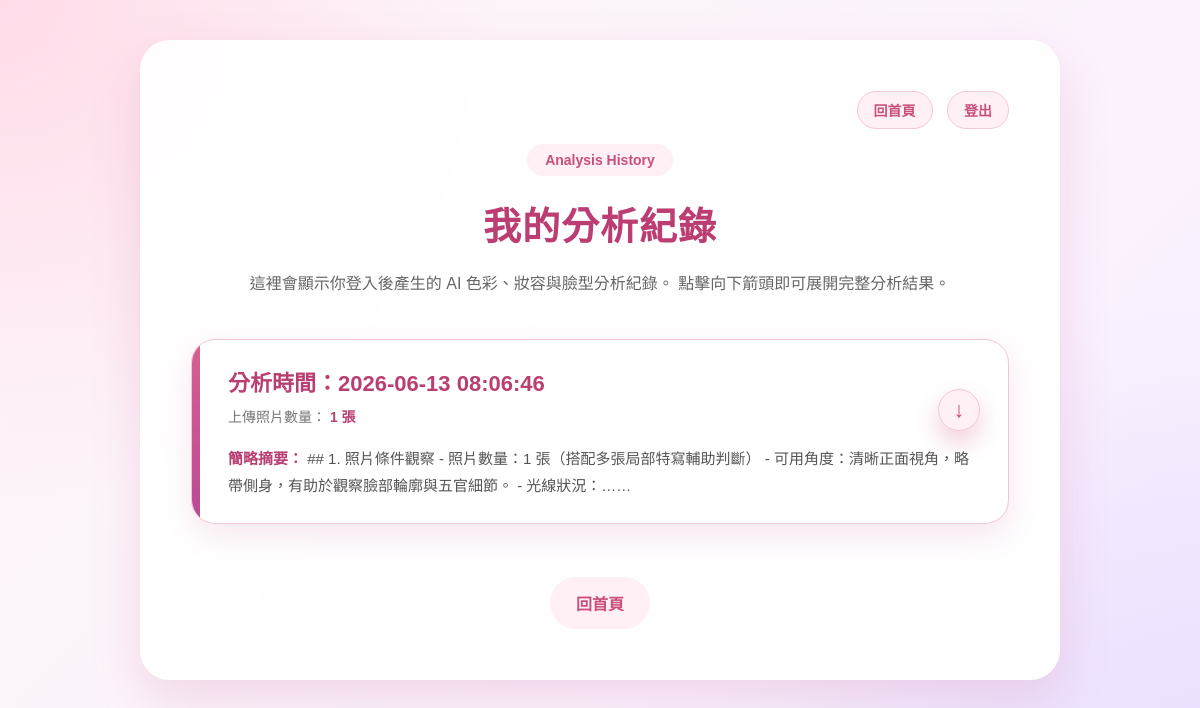
The app's page /history.php (signed in) with its own data.
### tables this page shows
CREATE TABLE `analysis_records` (
  `id` int(11) NOT NULL,
  `username` varchar(50) NOT NULL,
  `analysis_result` longtext NOT NULL,
  `photo_count` int(11) DEFAULT 0,
  `created_at` timestamp NOT NULL DEFAULT current_timestamp()
);

### history.php (the view, shortened to what this page needs)
<?php
$conn = new mysqli("localhost", "root", "1133377", "color");
$conn->set_charset("utf8mb4");
$conn->query("CREATE TABLE IF NOT EXISTS analysis_records (
    id INT AUTO_INCREMENT PRIMARY KEY,
    username VARCHAR(50) NOT NULL,
    analysis_result LONGTEXT NOT NULL,
    photo_count INT DEFAULT 0,
    created_at TIMESTAMP DEFAULT CURRENT_TIMESTAMP
) ENGINE=InnoDB DEFAULT CHARSET=utf8mb4");
$username = $_SESSION['username'];
$stmt = $conn->prepare("SELECT id, username, analysis_result, photo_count, created_at FROM analysis_records WHERE username = ? ORDER BY created_at DESC");
$stmt->bind_param("s", $username);
$stmt->execute();
$result = $stmt->get_result();
?>
<!DOCTYPE html>
<html lang="zh-Hant">
<head>
    <link rel="stylesheet" href="style.css">
</head>
<body>
<div class="page">
    <div class="container result-container">
        <div style="text-align: right; margin-bottom: 15px;">
            <a href="index.php" style="display: inline-block; padding: 8px 16px; background: #fff0f6; color: #c94f7c; border-radius: 999px; text-decoration: none; font-weight: bold; font-size: 14px; border: 1px solid #f4c6d8;">
                回首頁
            </a>
            <a href="logout.php" style="display: inline-block; margin-left: 10px; padding: 8px 16px; background: #fff0f6; color: #c94f7c; border-radius: 999px; text-decoration: none; font-weight: bold; font-size: 14px; border: 1px solid #f4c6d8;">
                登出
            </a>
        </div>
        <div class="badge">
            Analysis History
        </div>
        <h1>我的分析紀錄</h1>
        <p class="subtitle">
            這裡會顯示你登入後產生的 AI 色彩、妝容與臉型分析紀錄。
            點擊向下箭頭即可展開完整分析結果。
        </p>
        <?php if ($result->num_rows === 0): ?>
            <div class="analysis-card">
                <h2>尚無分析紀錄</h2>
                <div class="card-content">
                    目前還沒有儲存任何分析紀錄。<br>
                    請先回首頁上傳照片並完成 AI 分析。
                </div>
            </div>
        <?php else: ?>
            <div class="result-card-wrapper">
                <?php while ($row = $result->fetch_assoc()): ?>
                    <?php
                        $fullText = $row['analysis_result'];
                        $plainText = trim(preg_replace('/\s+/', ' ', $fullText));
                        if (mb_strlen($plainText, 'UTF-8') > 80) {
                            $summary = mb_substr($plainText, 0, 80, 'UTF-8') . "……";
                        } else {
                            $summary = $plainText;
                        }
                    ?>
                    <div class="history-card">
                        <div class="history-header" onclick="toggleHistory(this)">
                            <div class="history-title">
                                <h2>
                                    分析時間：<?php echo htmlspecialchars($row['created_at']); ?>
                                </h2>
                                <div class="history-meta">
                                    上傳照片數量：
                                    <strong style="color:#b93f72;">
                                        <?php echo htmlspecialchars($row['photo_count']); ?> 張
                                    </strong>
                                </div>
                            </div>
                            <button type="button" class="toggle-btn">
                                ↓
                            </button>
                        </div>
                        <div class="history-summary">
                            <strong style="color:#b93f72;">簡略摘要：</strong>
                            <?php echo htmlspecialchars($summary); ?>
                        </div>
                    </div>
                <?php endwhile; ?>
            </div>
        <?php endif; ?>
        <a href="index.php" class="back">
            回首頁
        </a>
    </div>
</div>
</body>
</html>

### style.css (style rules this page uses)
html,body { overflow-x:hidden; }
* { box-sizing:border-box; }
body { margin:0; font-family:"Microsoft JhengHei",sans-serif; background: radial-gradient(circle at top left,#ffdbe8,transparent 35%), radial-gradient(circle at bottom right,#e8ddff,transparent 35%), linear-gradient(135deg,#fff7fa,#f8efff); min-height:100vh; color:#333; }
.page { width:100%; min-height:100vh; display:flex; justify-content:center; align-items:flex-start; padding:40px 20px; overflow:hidden; }
.container { width:min(100%, 920px); background:rgba(255,255,255,0.92); backdrop-filter:blur(12px); border-radius:30px; padding:50px; box-shadow: 0 20px 50px rgba(192,90,140,0.18); border: 1px solid rgba(255,255,255,0.7); }
.badge { width:fit-content; margin:0 auto 20px; padding:8px 18px; border-radius:999px; background:#fff0f6; color:#c94f7c; font-size:14px; font-weight:bold; }
h1 { text-align:center; margin:0 0 18px; font-size:38px; color:#bb3d72; letter-spacing:1px; }
.subtitle { max-width:720px; margin:0 auto 40px; text-align:center; line-height:1.9; color:#666; font-size:16px; }
button { margin-top:25px; width:100%; max-width:450px; padding:16px; border:none; border-radius:16px; background: linear-gradient( 135deg, #d76091, #b94a95 ); color:white; font-size:17px; font-weight:bold; cursor:pointer; transition:0.25s; box-shadow: 0 12px 25px rgba(201,79,124,0.28); }
.result-container { max-width:1000px; }
.back { display:block; width:fit-content; margin:35px auto 0; padding:14px 26px; border-radius:999px; background:#fff0f6; color:#c94f7c; text-decoration:none; font-weight:bold; transition:0.2s; }
.result-card-wrapper { margin-top:35px; display:grid; grid-template-columns:1fr; gap: 15px; }

### history.php (style rules this page uses)
.history-card { background: #ffffff; border-radius: 24px; padding: 24px 28px; margin-bottom: 18px; border: 1px solid #f3c5d8; box-shadow: 0 12px 30px rgba(190,80,130,0.13); position: relative; overflow: hidden; }
.history-card::before { content: ""; position: absolute; left: 0; top: 0; width: 8px; height: 100%; background: linear-gradient(180deg, #d76091, #b94a95); }
.history-header { display: flex; justify-content: space-between; align-items: center; gap: 15px; cursor: pointer; padding-left: 8px; }
.history-title { flex: 1; }
.history-title h2 { margin: 0 0 8px; color: #b93f72; font-size: 22px; }
.history-meta { color: #777; font-size: 14px; line-height: 1.8; }
.history-summary { margin-top: 14px; padding-left: 8px; color: #555; font-size: 15px; line-height: 1.8; }
.toggle-btn { width: 42px; height: 42px; border-radius: 50%; border: 1px solid #f4c6d8; background: #fff0f6; color: #c94f7c; font-size: 22px; font-weight: bold; cursor: pointer; transition: 0.25s; display: flex; align-items: center; justify-content: center; flex-shrink: 0; }

### records on screen
analysis_records: created_at "2026-06-13 08:06:46", photo_count "1", analysis_result "## 1. 照片條件觀察 - 照片數量：1 張（搭配多張局部特寫輔助判斷） - 可用角度：清晰正面視角，略帶側身，有助於觀察臉部輪廓與五官細節。 - 光線狀況：……"
